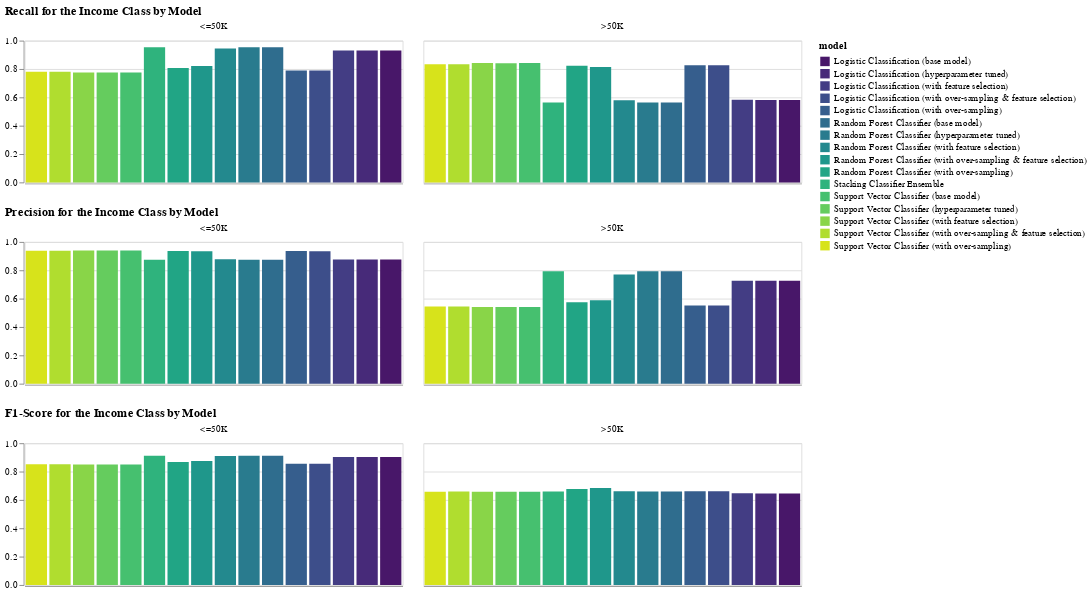

Source (notebook cell):
### Markdown cell above
### Evaluation of Model Metrics
- Precision, recall, and F1 scores are essential for evaluating classification models because they measure performance beyond overall accuracy—capturing how well a model balances false positives and false negatives. The F1 score combines precision and recall into a single metric, providing a more reliable assessment when class distributions are imbalanced.

### Code cell
# Function to create bar charts for each metric 
def metrics_charts(metric):
    metric_chart = alt.Chart(model_results_df, title=f'{metric} for the Income Class by Model').mark_bar().encode(
        x=alt.X('model:N').sort('-x').title(None).axis(labels=False, ticks=False),
        y=alt.Y(f'{metric.lower()}:Q').title(None),
        color=alt.Color('model:N').scale(scheme='viridis').legend(labelLimit=2000),
        facet=alt.Facet('income:N').title(None)
    # ).properties(width=250, height=125)
    ).properties(width=400, height=150)
    return metric_chart

# Plot and stack bar charts by metric
alt.vconcat(*[metrics_charts(metric) for metric in ['Recall', 'Precision', 'F1-Score']])

### Figure 1 — Vega-Lite specification as saved in the notebook (floating-point values rounded to 4 significant figures)
{"config": {"view": {"continuousWidth": 300, "continuousHeight": 300}}, "vconcat": [{"mark": {"type": "bar"}, "encoding": {"color": {"field": "model", "legend": {"labelLimit": 2000}, "scale": {"scheme": "viridis"}, "type": "nominal"}, "facet": {"field": "income", "title": null, "type": "nominal"}, "x": {"axis": {"labels": false, "ticks": false}, "field": "model", "sort": "-x", "title": null, "type": "nominal"}, "y": {"field": "recall", "title": null, "type": "quantitative"}}, "height": 150, "title": "Recall for the Income Class by Model", "width": 400}, {"mark": {"type": "bar"}, "encoding": {"color": {"field": "model", "legend": {"labelLimit": 2000}, "scale": {"scheme": "viridis"}, "type": "nominal"}, "facet": {"field": "income", "title": null, "type": "nominal"}, "x": {"axis": {"labels": false, "ticks": false}, "field": "model", "sort": "-x", "title": null, "type": "nominal"}, "y": {"field": "precision", "title": null, "type": "quantitative"}}, "height": 150, "title": "Precision for the Income Class by Model", "width": 400}, {"mark": {"type": "bar"}, "encoding": {"color": {"field": "model", "legend": {"labelLimit": 2000}, "scale": {"scheme": "viridis"}, "type": "nominal"}, "facet": {"field": "income", "title": null, "type": "nominal"}, "x": {"axis": {"labels": false, "ticks": false}, "field": "model", "sort": "-x", "title": null, "type": "nominal"}, "y": {"field": "f1-score", "title": null, "type": "quantitative"}}, "height": 150, "title": "F1-Score for the Income Class by Model", "width": 400}], "data": {"name": "data-16235a92462366d79b538e18691d12b2"}, "$schema": "https://vega.github.io/schema/vega-lite/v5.20.1.json", "datasets": {"data-16235a92462366d79b538e18691d12b2": [{"income": "<=50K", "precision": 0.8761, "recall": 0.9306, "f1-score": 0.9026, "support": 7426.0, "model": "Logistic Classification (base model)"}, {"income": ">50K", "precision": 0.7253, "recall": 0.5819, "f1-score": 0.6458, "support": 2337.0, "model": "Logistic Classification (base model)"}, {"income": "<=50K", "precision": 0.9396, "recall": 0.7746, "f1-score": 0.8491, "support": 7426.0, "model": "Support Vector Classifier (base model)"}, {"income": ">50K", "precision": 0.5402, "recall": 0.8417, "f1-score": 0.6581, "support": 2337.0, "model": "Support Vector Classifier (base model)"}, {"income": "<=50K", "precision": 0.8742, "recall": 0.9535, "f1-score": 0.9121, "support": 7426.0, "model": "Random Forest Classifier (base model)"}, {"income": ">50K", "precision": 0.7925, "recall": 0.564, "f1-score": 0.659, "support": 2337.0, "model": "Random Forest Classifier (base model)"}, {"income": "<=50K", "precision": 0.9352, "recall": 0.789, "f1-score": 0.8559, "support": 7426.0, "model": "Logistic Classification (with over-sampling)"}, {"income": ">50K", "precision": 0.552, "recall": 0.8263, "f1-score": 0.6619, "support": 2337.0, "model": "Logistic Classification (with over-sampling)"}, {"income": "<=50K", "precision": 0.9371, "recall": 0.78, "f1-score": 0.8513, "support": 7426.0, "model": "Support Vector Classifier (with over-sampling)"}, {"income": ">50K", "precision": 0.5438, "recall": 0.8335, "f1-score": 0.6582, "support": 2337.0, "model": "Support Vector Classifier (with over-sampling)"}, {"income": "<=50K", "precision": 0.9356, "recall": 0.8074, "f1-score": 0.8668, "support": 7426.0, "model": "Random Forest Classifier (with over-sampling)"}, {"income": ">50K", "precision": 0.5736, "recall": 0.8233, "f1-score": 0.6762, "support": 2337.0, "model": "Random Forest Classifier (with over-sampling)"}, {"income": "<=50K", "precision": 0.8764, "recall": 0.9309, "f1-score": 0.9028, "support": 7426.0, "model": "Logistic Classification (with feature selection)"}, {"income": ">50K", "precision": 0.7264, "recall": 0.5828, "f1-score": 0.6467, "support": 2337.0, "model": "Logistic Classification (with feature selection)"}, {"income": "<=50K", "precision": 0.9396, "recall": 0.7744, "f1-score": 0.849, "support": 7426.0, "model": "Support Vector Classifier (with feature selection)"}, {"income": ">50K", "precision": 0.5401, "recall": 0.8417, "f1-score": 0.658, "support": 2337.0, "model": "Support Vector Classifier (with feature selection)"}, {"income": "<=50K", "precision": 0.8772, "recall": 0.9453, "f1-score": 0.91, "support": 7426.0, "model": "Random Forest Classifier (with feature selection)"}, {"income": ">50K", "precision": 0.7693, "recall": 0.5794, "f1-score": 0.661, "support": 2337.0, "model": "Random Forest Classifier (with feature selection)"}, {"income": "<=50K", "precision": 0.935, "recall": 0.7888, "f1-score": 0.8557, "support": 7426.0, "model": "Logistic Classification (with over-sampling & feature selection)"}, {"income": ">50K", "precision": 0.5517, "recall": 0.8258, "f1-score": 0.6615, "support": 2337.0, "model": "Logistic Classification (with over-sampling & feature selection)"}, {"income": "<=50K", "precision": 0.9372, "recall": 0.78, "f1-score": 0.8514, "support": 7426.0, "model": "Support Vector Classifier (with over-sampling & feature selection)"}, {"income": ">50K", "precision": 0.544, "recall": 0.834, "f1-score": 0.6584, "support": 2337.0, "model": "Support Vector Classifier (with over-sampling & feature selection)"}, {"income": "<=50K", "precision": 0.9334, "recall": 0.8213, "f1-score": 0.8738, "support": 7426.0, "model": "Random Forest Classifier (with over-sampling & feature selection)"}, {"income": ">50K", "precision": 0.589, "recall": 0.8139, "f1-score": 0.6834, "support": 2337.0, "model": "Random Forest Classifier (with over-sampling & feature selection)"}, {"income": "<=50K", "precision": 0.8761, "recall": 0.9306, "f1-score": 0.9026, "support": 7426.0, "model": "Logistic Classification (hyperparameter tuned)"}, {"income": ">50K", "precision": 0.7253, "recall": 0.5819, "f1-score": 0.6458, "support": 2337.0, "model": "Logistic Classification (hyperparameter tuned)"}, {"income": "<=50K", "precision": 0.9394, "recall": 0.7746, "f1-score": 0.8491, "support": 7426.0, "model": "Support Vector Classifier (hyperparameter tuned)"}, {"income": ">50K", "precision": 0.5401, "recall": 0.8412, "f1-score": 0.6579, "support": 2337.0, "model": "Support Vector Classifier (hyperparameter tuned)"}, {"income": "<=50K", "precision": 0.8742, "recall": 0.9535, "f1-score": 0.9121, "support": 7426.0, "model": "Random Forest Classifier (hyperparameter tuned)"}, {"income": ">50K", "precision": 0.7925, "recall": 0.564, "f1-score": 0.659, "support": 2337.0, "model": "Random Forest Classifier (hyperparameter tuned)"}, {"income": "<=50K", "precision": 0.8742, "recall": 0.9535, "f1-score": 0.9121, "support": 7426.0, "model": "Stacking Classifier Ensemble"}, {"income": ">50K", "precision": 0.7925, "recall": 0.564, "f1-score": 0.659, "support": 2337.0, "model": "Stacking Classifier Ensemble"}]}}
